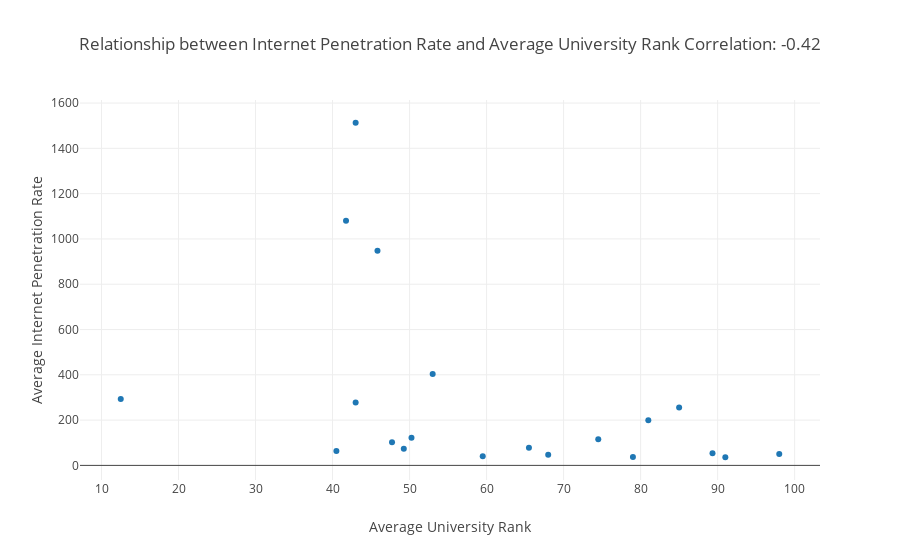

The cell this chart's notebook holds for it:
### Markdown cell above
Use Plotly.io to create graphs:

### Code cell
subject = country_agg['avg_university_rank']
score = country_agg['avg_internet_penetration']

data = [dict(
  type = 'scatter',
  x = subject,
  y = score,
  mode = 'markers',
  text = country_agg['country']
)]

layout = dict(
    title = f'Relationship between Internet Penetration Rate and Average University Rank\nCorrelation: {correlation:.2f}',
    xaxis = dict(
        title = 'Average University Rank',
                 ),
    yaxis = dict(
        title = 'Average Internet Penetration Rate',
        )
)

fig_dict = dict(data=data, layout=layout)

pio.show(fig_dict, validate=False)

### Figure 1 — Plotly figure (JSON) as saved in the notebook; plotly's stock layout.template omitted (floating-point values rounded to 4 significant figures)
{"data": [{"mode": "markers", "text": ["Argentina", "Australia", "Belgium", "Canada", "China (Mainland)", "Denmark", "Finland", "France", "Germany", "Hong Kong SAR", "Ireland", "Japan", "Netherlands", "New Zealand", "Singapore", "South Korea", "Sweden", "Switzerland", "United Kingdom", "United States"], "type": "scatter", "x": [85, 45.83, 79, 50.25, 41.75, 68, 91, 43, 74.5, 40.5, 98, 53, 59.5, 81, 12.5, 65.5, 89.33, 49.25, 47.72, 43], "y": [256, 948, 37, 122, 1080, 47, 36, 278, 116, 64, 50, 404, 40, 199, 293, 78, 54, 74, 102, 1513]}], "layout": {"title": "Relationship between Internet Penetration Rate and Average University Rank\nCorrelation: -0.42", "xaxis": {"title": "Average University Rank"}, "yaxis": {"title": "Average Internet Penetration Rate"}}}
